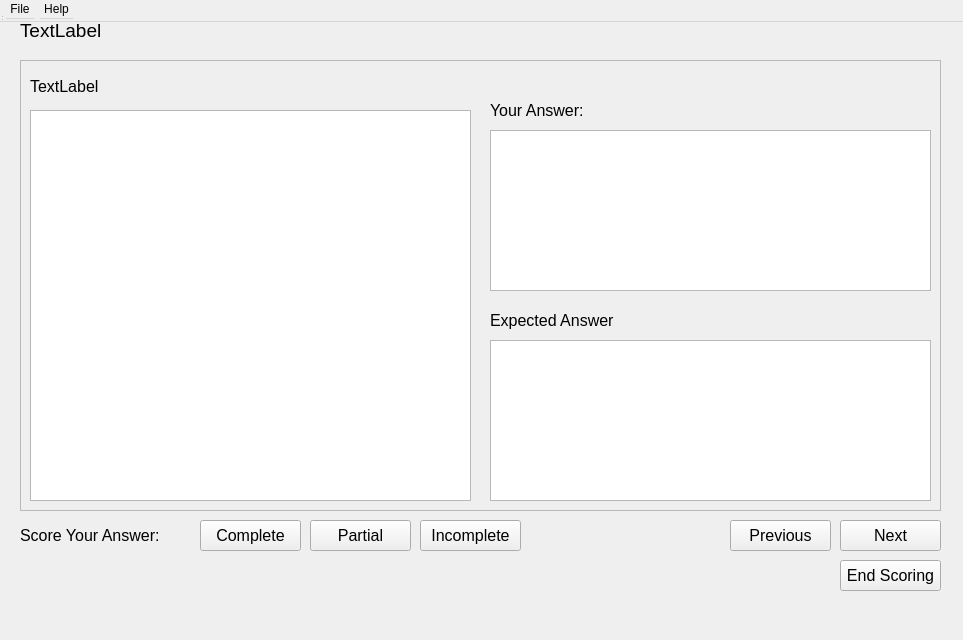
<?xml version="1.0" encoding="UTF-8"?>
<ui version="4.0">
 <class>ScoreWindow</class>
 <widget class="QWidget" name="ScoreWindow">
  <property name="geometry">
   <rect>
    <x>0</x>
    <y>0</y>
    <width>963</width>
    <height>640</height>
   </rect>
  </property>
  <property name="windowTitle">
   <string>MainWindow</string>
  </property>
  <widget class="QWidget" name="centralwidget">
   <widget class="QLabel" name="deck_title_label">
    <property name="geometry">
     <rect>
      <x>20</x>
      <y>20</y>
      <width>901</width>
      <height>21</height>
     </rect>
    </property>
    <property name="font">
     <font>
      <pointsize>14</pointsize>
     </font>
    </property>
    <property name="text">
     <string>TextLabel</string>
    </property>
   </widget>
   <widget class="QFrame" name="frame">
    <property name="geometry">
     <rect>
      <x>20</x>
      <y>60</y>
      <width>921</width>
      <height>451</height>
     </rect>
    </property>
    <property name="frameShape">
     <enum>QFrame::StyledPanel</enum>
    </property>
    <property name="frameShadow">
     <enum>QFrame::Raised</enum>
    </property>
    <widget class="QLabel" name="score_card_title_label">
     <property name="geometry">
      <rect>
       <x>10</x>
       <y>16</y>
       <width>891</width>
       <height>21</height>
      </rect>
     </property>
     <property name="font">
      <font>
       <pointsize>12</pointsize>
      </font>
     </property>
     <property name="text">
      <string>TextLabel</string>
     </property>
    </widget>
    <widget class="QTextBrowser" name="score_card_question_field">
     <property name="geometry">
      <rect>
       <x>10</x>
       <y>50</y>
       <width>441</width>
       <height>391</height>
      </rect>
     </property>
    </widget>
    <widget class="QPlainTextEdit" name="score_card_answer_field">
     <property name="geometry">
      <rect>
       <x>470</x>
       <y>70</y>
       <width>441</width>
       <height>161</height>
      </rect>
     </property>
    </widget>
    <widget class="QPlainTextEdit" name="score_card_expected_answer_field">
     <property name="geometry">
      <rect>
       <x>470</x>
       <y>280</y>
       <width>441</width>
       <height>161</height>
      </rect>
     </property>
    </widget>
    <widget class="QLabel" name="user_answer_label">
     <property name="geometry">
      <rect>
       <x>470</x>
       <y>40</y>
       <width>261</width>
       <height>21</height>
      </rect>
     </property>
     <property name="font">
      <font>
       <pointsize>12</pointsize>
      </font>
     </property>
     <property name="text">
      <string>Your Answer:</string>
     </property>
    </widget>
    <widget class="QLabel" name="expected_answer_label">
     <property name="geometry">
      <rect>
       <x>470</x>
       <y>250</y>
       <width>261</width>
       <height>21</height>
      </rect>
     </property>
     <property name="font">
      <font>
       <pointsize>12</pointsize>
      </font>
     </property>
     <property name="text">
      <string>Expected Answer</string>
     </property>
    </widget>
   </widget>
   <widget class="QPushButton" name="score_next_card_btn">
    <property name="geometry">
     <rect>
      <x>840</x>
      <y>520</y>
      <width>101</width>
      <height>31</height>
     </rect>
    </property>
    <property name="sizePolicy">
     <sizepolicy hsizetype="Fixed" vsizetype="Fixed">
      <horstretch>0</horstretch>
      <verstretch>0</verstretch>
     </sizepolicy>
    </property>
    <property name="font">
     <font>
      <pointsize>12</pointsize>
     </font>
    </property>
    <property name="text">
     <string>Next</string>
    </property>
   </widget>
   <widget class="QPushButton" name="score_prev_card_btn">
    <property name="geometry">
     <rect>
      <x>730</x>
      <y>520</y>
      <width>101</width>
      <height>31</height>
     </rect>
    </property>
    <property name="sizePolicy">
     <sizepolicy hsizetype="Fixed" vsizetype="Fixed">
      <horstretch>0</horstretch>
      <verstretch>0</verstretch>
     </sizepolicy>
    </property>
    <property name="font">
     <font>
      <pointsize>12</pointsize>
     </font>
    </property>
    <property name="text">
     <string>Previous</string>
    </property>
   </widget>
   <widget class="QPushButton" name="end_scoring_btn">
    <property name="geometry">
     <rect>
      <x>840</x>
      <y>560</y>
      <width>101</width>
      <height>31</height>
     </rect>
    </property>
    <property name="sizePolicy">
     <sizepolicy hsizetype="Fixed" vsizetype="Fixed">
      <horstretch>0</horstretch>
      <verstretch>0</verstretch>
     </sizepolicy>
    </property>
    <property name="font">
     <font>
      <pointsize>12</pointsize>
     </font>
    </property>
    <property name="text">
     <string>End Scoring</string>
    </property>
   </widget>
   <widget class="QPushButton" name="score_answer_complete_btn">
    <property name="geometry">
     <rect>
      <x>200</x>
      <y>520</y>
      <width>101</width>
      <height>31</height>
     </rect>
    </property>
    <property name="sizePolicy">
     <sizepolicy hsizetype="Fixed" vsizetype="Fixed">
      <horstretch>0</horstretch>
      <verstretch>0</verstretch>
     </sizepolicy>
    </property>
    <property name="font">
     <font>
      <pointsize>12</pointsize>
     </font>
    </property>
    <property name="text">
     <string>Complete</string>
    </property>
    <property name="checkable">
     <bool>true</bool>
    </property>
    <property name="checked">
     <bool>false</bool>
    </property>
   </widget>
   <widget class="QLabel" name="score_answer_label">
    <property name="geometry">
     <rect>
      <x>20</x>
      <y>520</y>
      <width>161</width>
      <height>31</height>
     </rect>
    </property>
    <property name="font">
     <font>
      <pointsize>12</pointsize>
     </font>
    </property>
    <property name="text">
     <string>Score Your Answer:</string>
    </property>
   </widget>
   <widget class="QPushButton" name="score_answer_partial_btn">
    <property name="geometry">
     <rect>
      <x>310</x>
      <y>520</y>
      <width>101</width>
      <height>31</height>
     </rect>
    </property>
    <property name="sizePolicy">
     <sizepolicy hsizetype="Fixed" vsizetype="Fixed">
      <horstretch>0</horstretch>
      <verstretch>0</verstretch>
     </sizepolicy>
    </property>
    <property name="font">
     <font>
      <pointsize>12</pointsize>
     </font>
    </property>
    <property name="text">
     <string>Partial</string>
    </property>
    <property name="checkable">
     <bool>true</bool>
    </property>
   </widget>
   <widget class="QPushButton" name="score_answer_incomplete_btn">
    <property name="geometry">
     <rect>
      <x>420</x>
      <y>520</y>
      <width>101</width>
      <height>31</height>
     </rect>
    </property>
    <property name="sizePolicy">
     <sizepolicy hsizetype="Fixed" vsizetype="Fixed">
      <horstretch>0</horstretch>
      <verstretch>0</verstretch>
     </sizepolicy>
    </property>
    <property name="font">
     <font>
      <pointsize>12</pointsize>
     </font>
    </property>
    <property name="text">
     <string>Incomplete</string>
    </property>
    <property name="checkable">
     <bool>true</bool>
    </property>
   </widget>
  </widget>
  <widget class="QMenuBar" name="menubar">
   <property name="geometry">
    <rect>
     <x>0</x>
     <y>0</y>
     <width>963</width>
     <height>22</height>
    </rect>
   </property>
   <widget class="QMenu" name="menuFile">
    <property name="title">
     <string>File</string>
    </property>
    <addaction name="actionExit_Scoring"/>
    <addaction name="actionQuit"/>
   </widget>
   <widget class="QMenu" name="menuHelp">
    <property name="title">
     <string>Help</string>
    </property>
    <addaction name="actionAbout"/>
   </widget>
   <addaction name="menuFile"/>
   <addaction name="menuHelp"/>
  </widget>
  <widget class="QStatusBar" name="statusbar"/>
  <action name="actionExit_Scoring">
   <property name="text">
    <string>Exit Scoring</string>
   </property>
  </action>
  <action name="actionQuit">
   <property name="text">
    <string>Quit</string>
   </property>
  </action>
  <action name="actionAbout">
   <property name="text">
    <string>About</string>
   </property>
  </action>
 </widget>
 <resources/>
 <connections/>
</ui>
